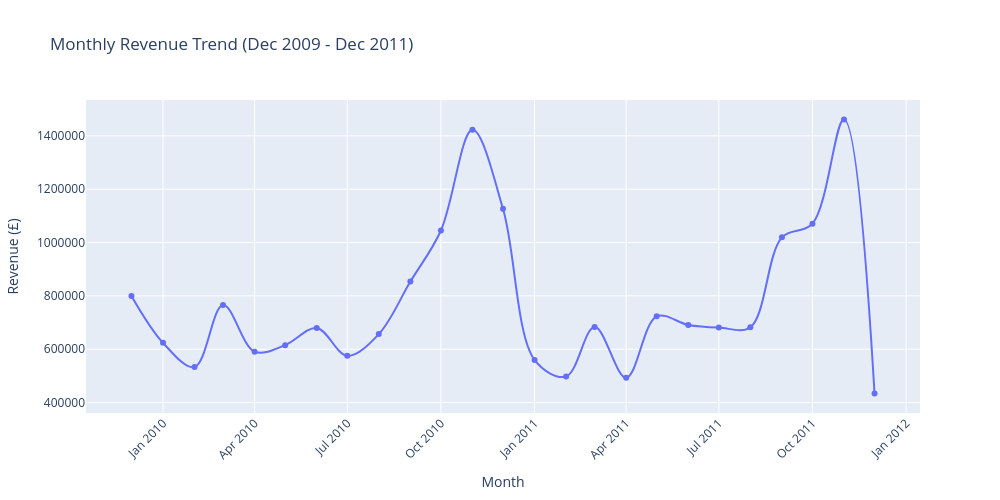

The notebook cell this image was saved under:
### Code cell
# ============================================
# MONTHLY REVENUE TREND
# ============================================

# Group by month and calculate total revenue
monthly_revenue = df.groupby('YearMonth')['Revenue'].sum().reset_index()
monthly_revenue['YearMonth_str'] = monthly_revenue['YearMonth'].astype(str)

print("📊 MONTHLY REVENUE TREND:")
print(monthly_revenue[['YearMonth_str', 'Revenue']].tail(12).to_string(index=False))
print()

# Create the chart
fig = px.line(
    monthly_revenue, 
    x='YearMonth_str', 
    y='Revenue',
    title='Monthly Revenue Trend (Dec 2009 - Dec 2011)',
    labels={'YearMonth_str': 'Month', 'Revenue': 'Revenue (£)'},
    markers=True,
    line_shape='spline'
)

fig.update_layout(
    width=1000, height=500,
    xaxis_tickangle=-45,
    yaxis_tickformat='£,.0f',
    hovermode='x unified'
)

fig.show()

print("💡 KEY INSIGHTS:")
print("   - Look for seasonal patterns (do sales spike in November/December?)")
print("   - Is there an overall upward or downward trend?")
print("   - Are there any sudden drops? (might indicate data issues)")

### Figure 1 — Plotly figure (JSON) as saved in the notebook; plotly's stock layout.template omitted (floating-point values rounded to 4 significant figures)
{"data": [{"hovertemplate": "Month=%{x}<br>Revenue (£)=%{y}<extra></extra>", "legendgroup": "", "line": {"color": "#636efa", "dash": "solid", "shape": "spline"}, "marker": {"symbol": "circle"}, "mode": "lines+markers", "name": "", "orientation": "v", "showlegend": false, "type": "scatter", "x": ["2009-12", "2010-01", "2010-02", "2010-03", "2010-04", "2010-05", "2010-06", "2010-07", "2010-08", "2010-09", "2010-10", "2010-11", "2010-12", "2011-01", "2011-02", "2011-03", "2011-04", "2011-05", "2011-06", "2011-07", "2011-08", "2011-09", "2011-10", "2011-11", "2011-12"], "xaxis": "x", "y": [799800.0, 624000.0, 533100.0, 765800.0, 590600.0, 615300.0, 679800.0, 575200.0, 656800.0, 853700.0, 1045000.0, 1423000.0, 1126000.0, 560000.0, 498100.0, 683300.0, 493200.0, 723300.0, 691100.0, 681300.0, 682700.0, 1020000.0, 1071000.0, 1462000.0, 433700.0], "yaxis": "y"}], "layout": {"height": 500, "hovermode": "x unified", "legend": {"tracegroupgap": 0}, "title": {"text": "Monthly Revenue Trend (Dec 2009 - Dec 2011)"}, "width": 1000, "xaxis": {"anchor": "y", "domain": [0, 1], "tickangle": -45, "title": {"text": "Month"}}, "yaxis": {"anchor": "x", "domain": [0, 1], "tickformat": "£,.0f", "title": {"text": "Revenue (£)"}}}}
